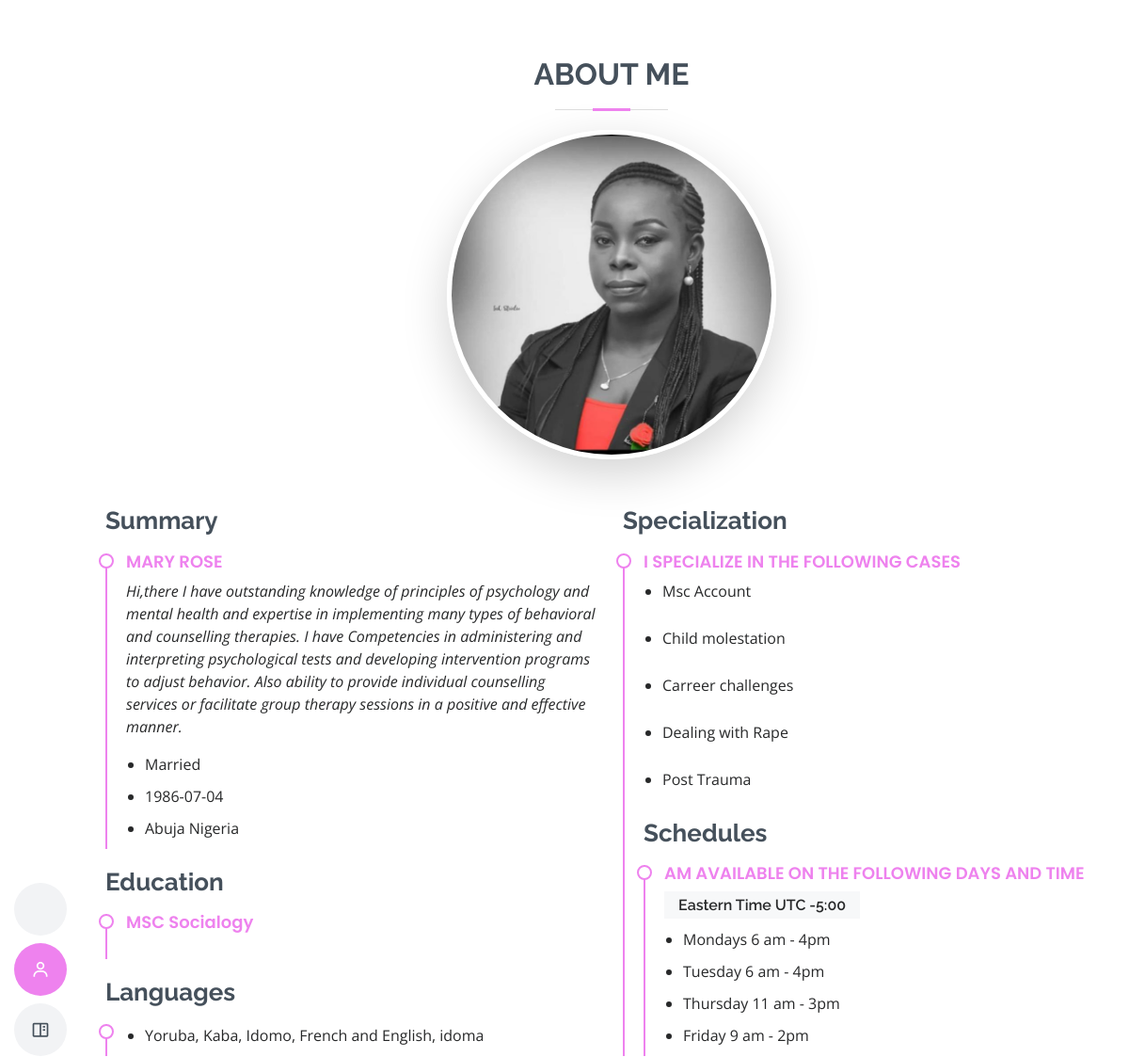
Before: /details/1 (signed in, upper part) with the older database file.
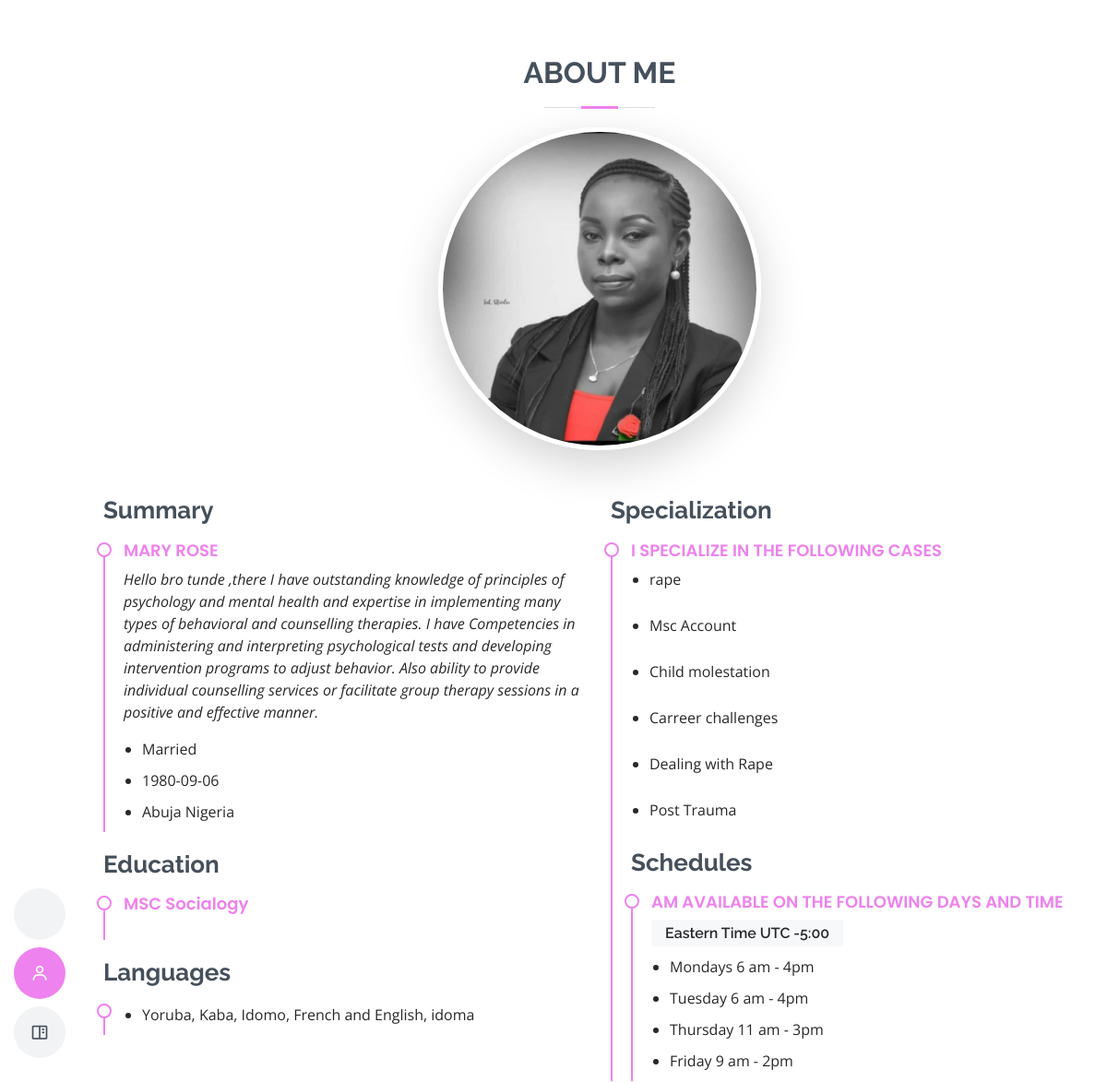
After: the same page with the newer database file.
### fc/models.py (models this page shows)
class Worker(db.Model, UserMixin):
    id = db.Column(db.Integer, primary_key=True)
    fc_id = db.Column(db.String(255), nullable=False)
    name = db.Column(db.String(255), nullable=False)
    email = db.Column(db.String(255), unique=True, nullable=False)
    phone = db.Column(db.String(255), unique=True, nullable=False)
    role = db.Column(db.String(255), nullable=False)
    gender = db.Column(db.String(255), nullable=False)
    date_of_birth =db.Column(db.String(255), nullable=True)
    country = db.Column(db.String(255), nullable=True)
    city = db.Column(db.String(255), nullable=True)
    age = db.Column(db.String(255), nullable=True)
    about = db.Column(db.String(255), nullable=True)
    id_card = db.Column(db.String(255), nullable=True)
    marrital_status = db.Column(db.String(255), nullable=True)
    education = db.Column(db.String(255), nullable=True)
    religion = db.Column(db.String(255), nullable=True)
    languages = db.Column(db.String(255), nullable=True)
    hobbies = db.Column(db.String(255), nullable=True)
    number_of_jobs = db.Column(db.String(255), nullable=True)
    stars = db.Column(db.String(255), nullable=True)
    fc_image = db.Column(db.String(255), nullable=True, default='default.jpg')
    image = db.Column(db.String(255), nullable=True, default='default.jpg')
    completed_at = db.Column(db.DateTime(), default=datetime.utcnow)
    status = db.Column(db.String(255), nullable=True, default= 0)
    active = db.Column(db.Boolean())
    confirmed_at = db.Column(db.DateTime())

class Specialization(db.Model, UserMixin):
    id = db.Column(db.Integer, primary_key=True)
    fc_id = db.Column(db.String(255), nullable=True)
    email = db.Column(db.String(255), nullable=False)
    spec = db.Column(db.String(255),  nullable=False)
    spec_status = db.Column(db.String(255), nullable=True, default= 0)
    completed_at = db.Column(db.DateTime(), default=datetime.utcnow)
    active = db.Column(db.Boolean())
    confirmed_at = db.Column(db.DateTime())

### fc/routes.py (the view)
@app.route('/details/<int:fc_id>')
@login_required
def detail(fc_id):
  worker= Worker.query.get(fc_id)
  specials = Specialization.query.filter_by(email= worker.email).order_by(Specialization.completed_at.desc())
  workers= Worker.query.filter_by(email = worker.email)
  image = url_for('static', filename='user_uploads/' + str(worker.fc_image))
  return render_template('/details.html',  workers = workers, specials = specials, image = image)

### fc/__init__.py (called while the page is built)
@login_manager.user_loader
def load_user(user_id):
	return User.query.get(int(user_id))

### fc/templates/details.html (shortened to what this page needs)
<!DOCTYPE html>
<html lang="en">
<head>
  <link href="/static/profile_style/assets/vendor/aos/aos.css" rel="stylesheet">
  <link href="/static/profile_style/assets/vendor/bootstrap/css/bootstrap.min.css" rel="stylesheet">
  <link href="/static/profile_style/assets/vendor/bootstrap-icons/bootstrap-icons.css" rel="stylesheet">
  <link href="/static/profile_style/assets/vendor/boxicons/css/boxicons.min.css" rel="stylesheet">
  <link href="/static/profile_style/assets/vendor/glightbox/css/glightbox.min.css" rel="stylesheet">
  <link href="/static/profile_style/assets/vendor/swiper/swiper-bundle.min.css" rel="stylesheet">
  <link href="/static/profile_style/assets/css/style.css" rel="stylesheet">
</head>
<body>
  <header id="header" class="d-flex flex-column justify-content-center">
    <nav id="navbar" class="navbar nav-menu">
      <ul>
        <li><a href="{{ url_for('fields') }}" class="nav-link scrollto ">   <span>Home</span></a></li>
        <li><a href="#resume" class="nav-link scrollto active"><i class="bx bx-user"></i> <span>About Me</span></a></li>
        <li><a href="#portfolio" class="nav-link scrollto"><i class="bx bx-book-content"></i> <span>My Services</span></a></li>
      </ul>
    </nav>
  </header>
  <main id="main">
    <section id="resume" class="resume">
      <div class="container" data-aos="fade-up">
        <div class="section-title">
          <h2>About Me</h2>
          <center>
            <img src="{{image}}" class="img-fluid border-5 shadow-lg" alt="" style="width:350px;height:350px; border-radius: 100%; border:10px solid #ffffff">
          </center>
        </div>
         {% if workers %}
{% for worker in workers %}
        <div class="row">
          <div class="col-lg-6">
 <h3 class="resume-title" style="display: flex;">Summary</h3>
            <div class="resume-item pb-0">
              <h4>{{worker.name}}</h4>
              <p><em> {{worker.about}}</em></p>
              <ul>
                <li>{{worker.marrital_status}}</li>
                <li>{{worker.date_of_birth}}</li>
                <li>{{worker.city}} {{worker.country}}</li>
              </ul>
            </div>
            <h3 class="resume-title" style="display: flex;">Education</h3>
            <div class="resume-item">
              <h4><span style="text-transform: initial;">{{worker.education}}</span></h4>
            </div>
            <h3 class="resume-title" style="display: flex;">Languages</h3>
            <div class="resume-item">
              <ul>
                <li>{{worker.languages}}</li>
              </ul>
            </div>
          </div>
          {% endfor %}
          {% endif %}
          <div class="col-lg-6">
           {% if specials.count() > 0 %}
            <h3 class="resume-title" style="display: flex;">Specialization</h3>
            <div class="resume-item">
              <h4>I specialize in the following cases</h4>
              {% for special in specials %}
              <ul>
                <li>{{special.spec}}</li>
              </ul>
              {% endfor %}
            {% endif %}
            <h3 class="resume-title">Schedules</h3>
            <div class="resume-item">
              <h4>Am available on the following days and time</h4>
              <h5>Eastern Time	UTC -5:00</h5>
              <ul>
                <li>Mondays 6 am - 4pm</li>
                <li>Tuesday 6 am - 4pm</li>
                <li>Thursday 11 am - 3pm</li>
                 <li>Friday 9 am - 2pm</li>
              </ul>
            </div>
          </div>
        </div>
      </div>
    </section>
</body>
</html>

Changed rows visible on the page:
changed Worker "MARY ROSE": about "Hi,there I have outstanding knowledge…" → "Hello bro tunde ,there I have outstanding knowledge…"; date_of_birth "1986-07-04" → "1980-09-06"
added Specialization: spec "rape"
